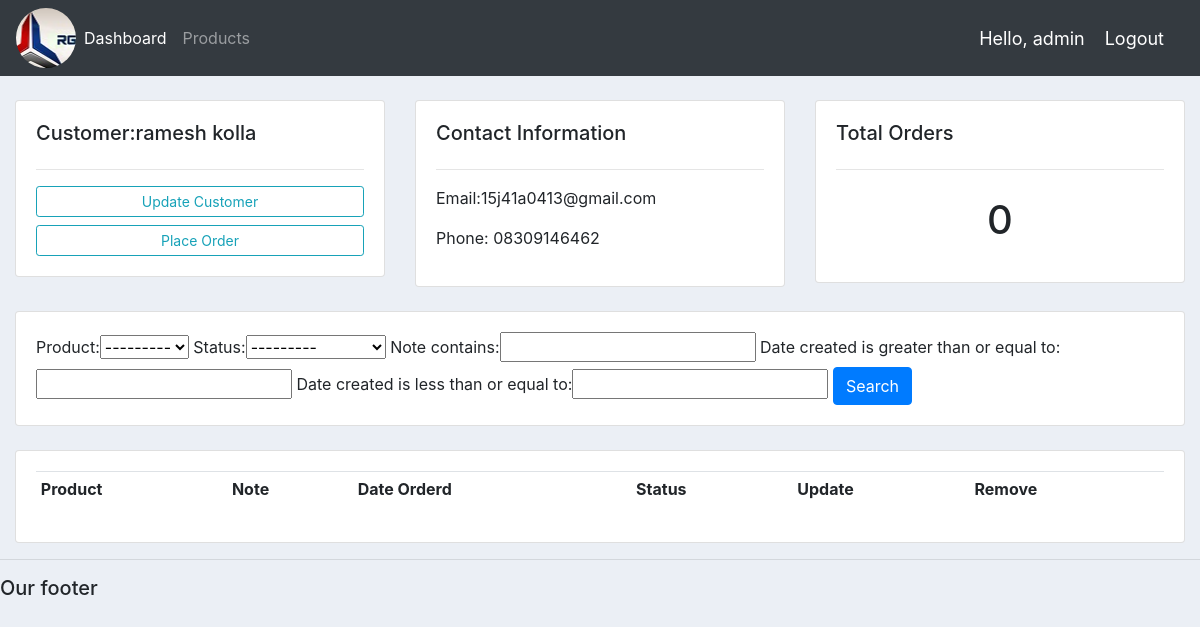
Page /Customer/7/ (signed in) on the earlier database version.
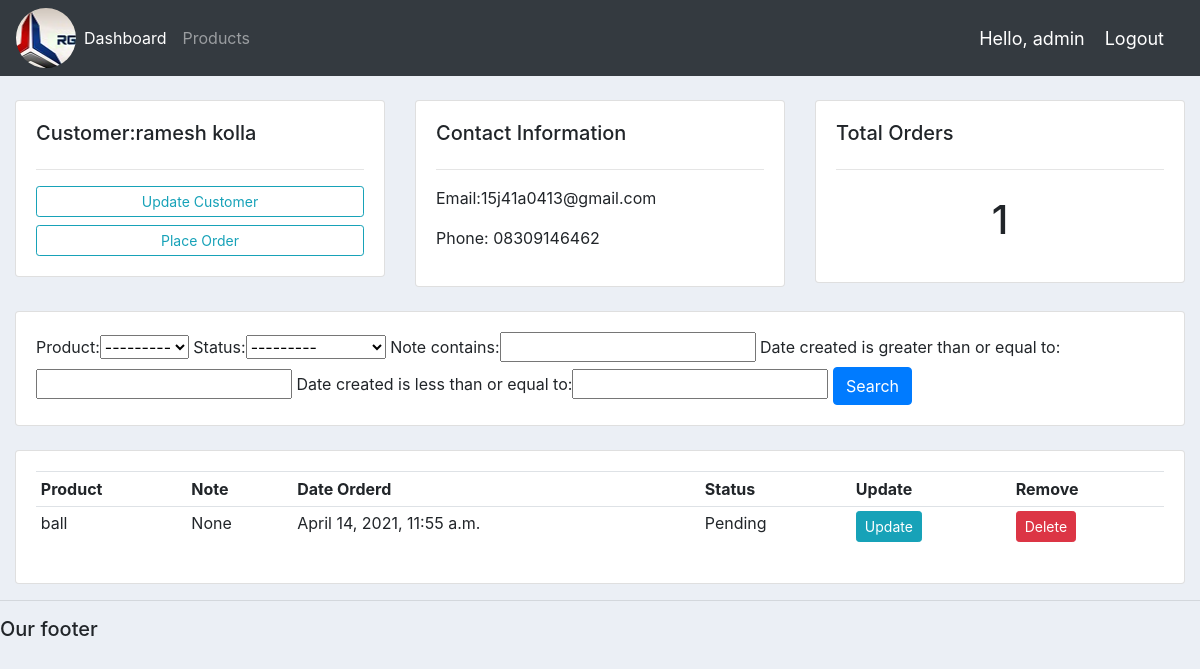
Same page on the later database version.
### accounts/models.py (models this page shows, shortened)
class Order(models.Model):
    STATUS=(
        ('Pending','Pending'),
        ('Out for delivery','Out for delivery'),
        ('Delivered','Delivered')
    )
    customer=models.ForeignKey(Customer,null=True,on_delete=models.SET_NULL)
    product=models.ForeignKey(Product,null=True,on_delete=models.SET_NULL)
    date_created = models.DateTimeField(auto_now_add=True)
    status=models.CharField(max_length=200,null=True,choices=STATUS)
    note = models.CharField(max_length=1000, null=True)

class Product(models.Model):
    CATEGORY=(
        ('Indor','Indoor'),
        ('Out Door','Out Door')
    )
    name=models.CharField(max_length=100,null=True)
    price=models.FloatField(null=True)
    category=models.CharField(max_length=100,null=True,choices=CATEGORY)
    description=models.CharField(max_length=100,null=True,blank=True)
    date_created=models.DateTimeField(auto_now_add=True)
    tags=models.ManyToManyField(Tag)
    def __str__(self):
        return self.name

### accounts/decorators.py (the view)
		def wrapper_func(request, *args, **kwargs):
			group = None
			if request.user.groups.exists():
				group = request.user.groups.all()[0].name
			if group in allowed_roles:
				return view_func(request, *args, **kwargs)
			else:
				return HttpResponse('You are not authorized to view this page')

### accounts/views.py (called while the page is built)
@login_required(login_url='login')
@allowed_users(allowed_roles=['admin'])
def customer(request,pk_test):
    customer = Customer.objects.get(id=pk_test)
    orders = customer.order_set.all()
    order_count = orders.count()
    myFilter=OrderFilter(request.GET,queryset=orders)
    orders =myFilter.qs
    context = {'customer': customer, 'orders': orders, 'order_count': order_count,'myFilter':myFilter}
    return render(request, 'accounts/customer.html',context)

### accounts/templates/accounts/customer.html
{%extends 'accounts/main.html'%}
{%block content%}
	<br>
<div class="row">
	<div class="col-md">
		<div class="card card-body">
			<h5>Customer:{{customer.name}}</h5>
			<hr>
			<a class="btn btn-outline-info  btn-sm btn-block" href="">Update Customer</a>
			<a class="btn btn-outline-info  btn-sm btn-block" href="{% url 'create_order' customer.id %}">Place Order</a>
		</div>
	</div>
	<div class="col-md">
		<div class="card card-body">
			<h5>Contact Information</h5>
			<hr>
			<p>Email:{{customer.email}} </p>
			<p>Phone: {{customer.phone}}</p>
		</div>
	</div>
	<div class="col-md">
		<div class="card card-body">
			<h5>Total Orders</h5>
			<hr>
			<h1 style="text-align: center;padding: 10px">{{orders.count}}</h1>
		</div>
	</div>
</div>
<br>
<div class="row">
	<div class="col">
		<div class="card card-body">
			<form method="get">
			{{myFilter.form}}
		    <button class="btn btn-primary" type="submit">Search</button>
		  </form>
		</div>
	</div>
</div>
<br>
<div class="row">
	<div class="col-md">
		<div class="card card-body">
			<table class="table table-sm">
				<tr>
					<th>Product</th>
					<th>Note</th>
					<th>Date Orderd</th>
					<th>Status</th>
					<th>Update</th>
					<th>Remove</th>
				</tr>
				{%for order in orders%}
				<tr>
					<td>{{order.product}}</td>
					<td>{{order.note}}</td>
					<td>{{order.date_created}}</td>
					<td>{{order.status}}</td>
					<td><a class="btn btn-sm btn-info" href="{%url 'update_order' order.id %}">Update</a></td>
					<td><a  class="btn btn-sm btn-danger"href="{%url 'delete_order' order.id %}">Delete</a></td>
				</tr>
				{%endfor%}
			</table>
		</div>
	</div>
</div>
{%endblock%}

Differences in the rows shown:
added Order: product "ball", note "None", date_created "April 14, 2021, 11:55 a.m.", status "Pending"
Other differences:
{{ orders.count }}: "0" → "1"
